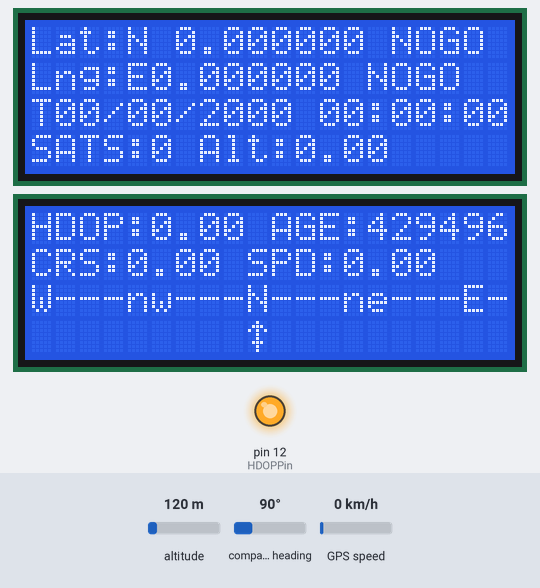
Simulated run of this sketch. Board: Arduino Uno, built with avr-gcc and run on an emulated ATmega328P. On the bench: 2 × 20×4 character LCD, output pins drawn as LEDs (lit = HIGH). The test bench sets the inputs (shaded band); at power-on: compass heading 90°, GPS speed 0 km/h, altitude 120 m. The GPS gets a fix after 3 s at 37.7749, -122.4194 with 8 satellites; what the sketch prints to the serial monitor is not drawn.

Above: at 1.3 s.
1.4 s: compass heading set to 180°
At 4.7 s:
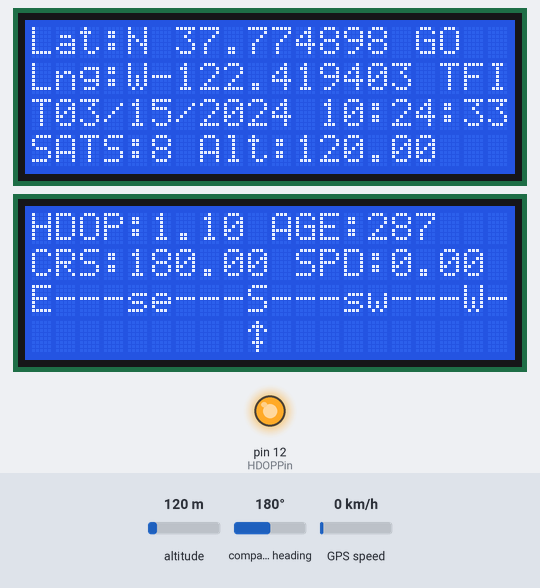
5.7 s: compass heading set to 90°
At 7.8 s:
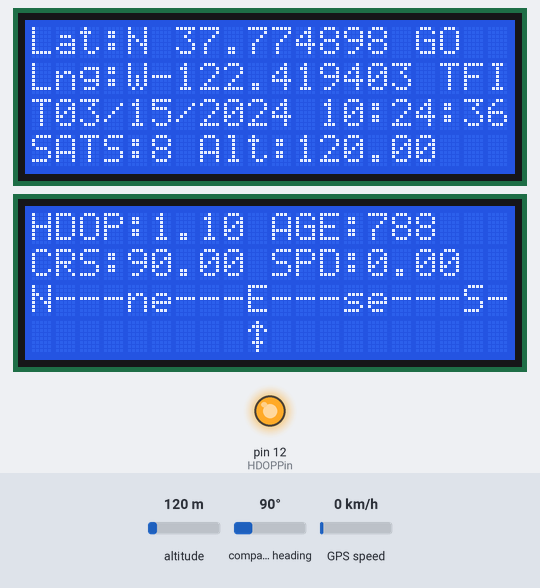
10.0 s: GPS speed set to 8 km/h
At 12.6 s:
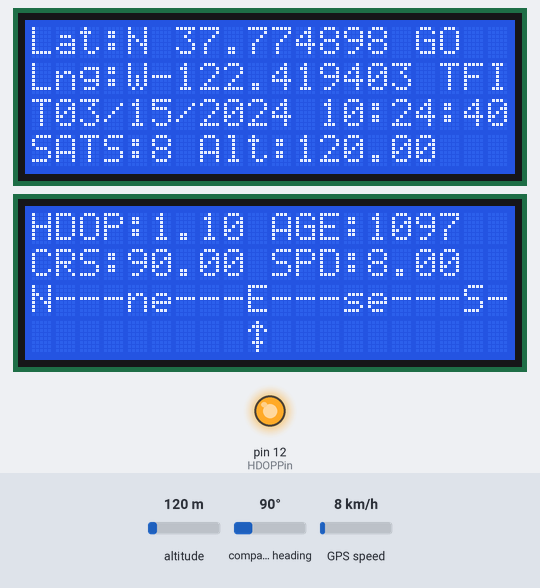
14.3 s: GPS speed set to 11 km/h
At 16.4 s:
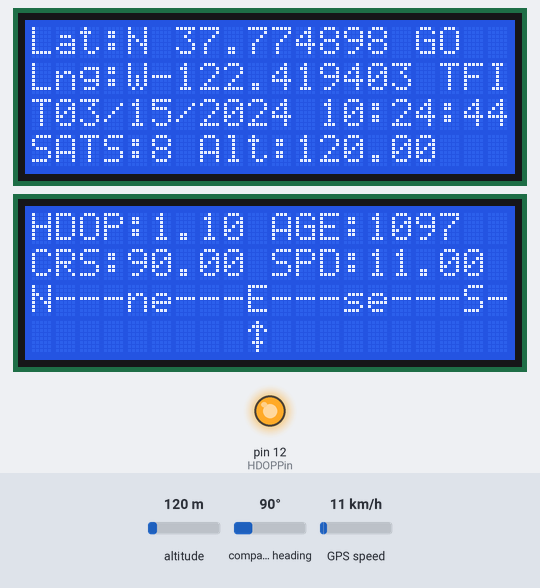
18.1 s: altitude set to 20 m
At 21.1 s:
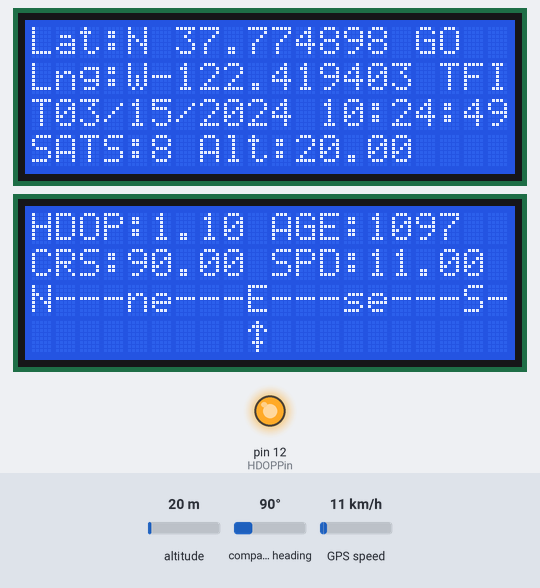
22.4 s: compass heading set to 269°
At 24.1 s:
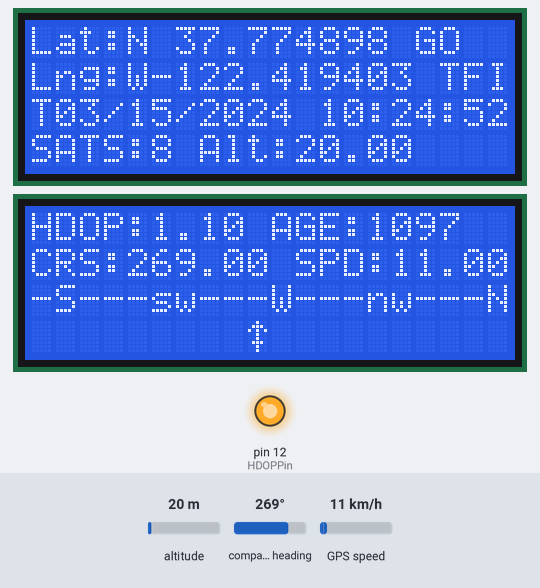
Timing chart, 0 to 25.6 s (numbered marks = the images above; inputs shaded):
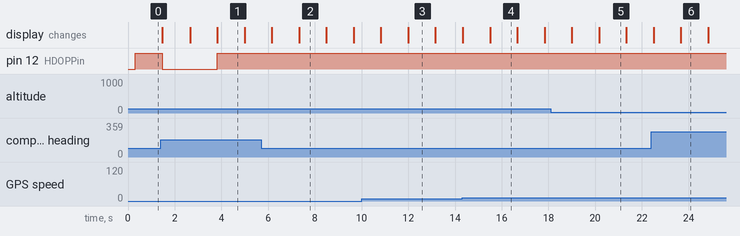

The sketch:

GPS_LCD.ino
```cpp
#include <TinyGPSPlus.h>
#include <SoftwareSerial.h>
#include <LiquidCrystal_I2C.h>
#include <Wire.h>

static const int RXPin = 3, TXPin = 4, HDOPPin = 12;
static const uint32_t GPSBaud = 9600;

const int en = 2, rw = 1, rs = 0, d4 = 4, d5 = 5, d6 = 6, d7 = 7, bl = 3;
const int i2c_addr = 0x26, i2c_addr2 = 0x27;

LiquidCrystal_I2C lcd(i2c_addr, en,rw,rs,d4,d5,d6,d7,bl,POSITIVE);
LiquidCrystal_I2C lcd2(i2c_addr2, en,rw,rs,d4,d5,d6,d7,bl,POSITIVE);

byte customChar[] = {
  B00100,
  B01110,
  B10101,
  B00100,
  B00100,
  B01110,
  B00100,
  B00100
};

char tape[107] = "N---ne---E---se---S---sw---W---nw---N---ne---E---se---S---sw---W---nw---N---ne---E---se---S---sw---W---nw---";

// The TinyGPSPlus object
TinyGPSPlus gps;

// The serial connection to the GPS device
SoftwareSerial ss(RXPin, TXPin);

char dt[32];

void setup()
{
  Serial.begin(115200);
  ss.begin(GPSBaud);
  lcd.begin(20,4);
  lcd2.begin(20,4);

  lcd.setCursor(0,0);
  lcd2.setCursor(0,0);

  lcd2.createChar(1, customChar);

  pinMode(HDOPPin, OUTPUT);
}

void loop()
{
  lcd.clear();

  lcd.print("Lat:");
  lcd.print(gps.location.rawLat().negative ? "S " : "N ");
  lcd.print(gps.location.lat(),6);
  if(gps.location.isValid()) lcd.print(" GO"); else lcd.print(" NOGO");
  lcd.setCursor(0,1);
  lcd.print("Lng:");
  lcd.print(gps.location.rawLng().negative ? "W" : "E");
  lcd.print(gps.location.lng(),6);
  if(gps.time.isValid()) lcd.print(" TFIX"); else lcd.print(" NOGO");
  lcd.setCursor(0,2);

  sprintf(dt, "T%02d/%02d/%04d %02d:%02d:%02d",
  gps.date.month(), gps.date.day(), gps.date.year(), gps.time.hour(), gps.time.minute(), gps.time.second());
  lcd.print(dt);

  lcd.setCursor(0,3);
  lcd.print("SATS:");
  lcd.print(gps.satellites.value());
  lcd.print(" Alt:");
  lcd.print(gps.altitude.meters());

  lcd2.clear();

  lcd2.print("HDOP:");
  lcd2.print(gps.hdop.hdop());
  lcd2.print(" AGE:" );
  lcd2.print(gps.location.age());
  lcd2.setCursor(0,1);
  lcd2.print("CRS:");
  lcd2.print(gps.course.deg());
  lcd2.print(" SPD:");
  lcd2.print(gps.speed.kmph());

  int mapped = map(gps.course.deg(),0,359.99,0,36) + 27;
  Serial.println(mapped);

  for(int i=0;i<20;i++){
    lcd2.setCursor(i,2);
    lcd2.print(tape[mapped+i]);
  }

  lcd2.setCursor(0,3);
  lcd2.print("         ");
  lcd2.write(1);

  if(gps.hdop.hdop()<2){
    digitalWrite(HDOPPin, HIGH);
  } else digitalWrite(HDOPPin, LOW);

  smartDelay(1000);
  if (millis() > 5000 && gps.charsProcessed() < 10)
    Serial.println(F("No GPS data received: check wiring"));
}

// This custom version of delay() ensures that the gps object
// is being "fed".
static void smartDelay(unsigned long ms)
{
  unsigned long start = millis();
  do
  {
    while (ss.available())
      gps.encode(ss.read());
  } while (millis() - start < ms);
}
```

Measured:
- after the input at 1.4 s, the display: first differs from a run without the input after 2.4 s (image 1)
- after the input at 5.7 s, the display: first differs from a run without the input after 1.6 s (image 2)
- after the input at 22.4 s, the display: first differs from a run without the input after 1.3 s (image 6)
- what the display in image 1 shows lasts 1.2 s, from 3.8 s to 5.0 s
